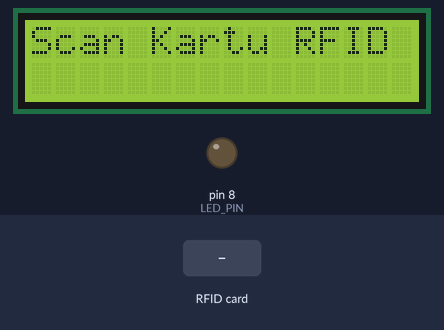
Bench run of a sketch on a simulated Arduino Uno, built with avr-gcc and run on an emulated ATmega328P. Parts: 16×2 character LCD, output pins drawn as LEDs (lit = HIGH). Dashed ring = blinking. The test bench sets the inputs (shaded band). Pins used as bus, display or sensor lines are not drawn; what the sketch prints to the serial monitor is not drawn.

Above: at 1.3 s.
1.4 s: RFID card C7 77 43 3F held to the reader
At 1.55 s:
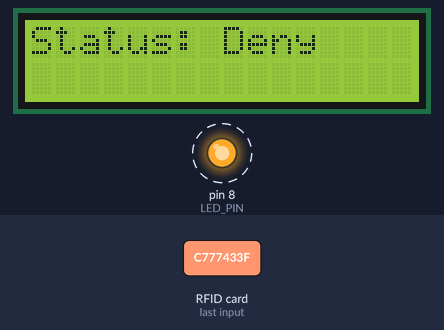
3.6 s: RFID card 5E 7A 19 C4 held to the reader
At 4.9 s:
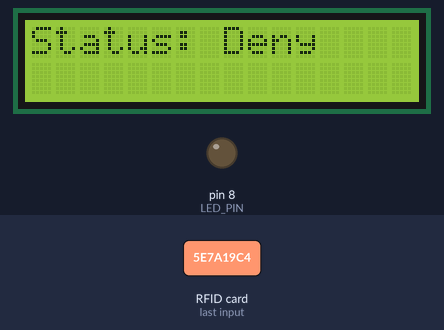
At 6.2 s:
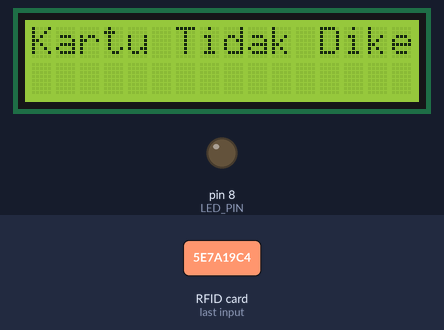
Timing chart, 0 to 7.7 s (numbered marks = the images above; inputs shaded):
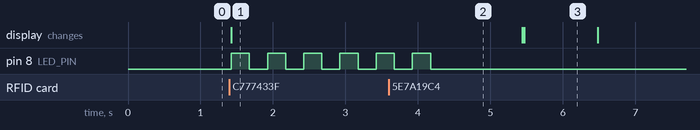

Measured:
- after the input at 1.4 s, pin 8 (LED_PIN): alternates HIGH for 0.25 s and LOW for 0.25 s, starting at once; the display: changes at once (image 1)
- after the input at 3.6 s, the display: first differs from a run without the input after 1.9 s (image 3)
- what the display in image 3 shows lasts 1.0 s, from 5.5 s to 6.5 s

The sketch:

BacaTagDenganLCD_allow_deny.ino
```cpp
#include <SPI.h>
#include <MFRC522.h>
#include <Wire.h>
#include <LiquidCrystal_I2C.h>

#define SS_PIN 10
#define RST_PIN 9
#define LED_PIN 8

MFRC522 mfrc522(SS_PIN, RST_PIN);
LiquidCrystal_I2C lcd(0x27, 16, 2);  // Alamat LCD biasanya 0x27 atau 0x3F, sesuaikan dengan modul Anda

// Gantilah UID_TAG dan UID_KTP dengan UID sebenarnya dari tag RFID dan KTP Anda
byte UID_TAG[4] = {0xC7, 0x77, 0x43, 0x3F}; // Gantilah dengan UID Tag RFID Anda
byte UID_KTP[7] = {0x4, 0x4A, 0x62, 0xE2, 0x2B, 0x77, 0x80}; // Gantilah dengan UID KTP Anda

void setup() {
  Serial.begin(9600);
  SPI.begin();
  mfrc522.PCD_Init();
  pinMode(LED_PIN, OUTPUT);

  // Inisialisasi LCD
  lcd.begin(16, 2);
  lcd.backlight();
  lcd.setCursor(0, 0);
  lcd.print("Scan Kartu RFID");

  Serial.println("Tempelkan kartu untuk scanning...");
}

void loop() {
  if (!mfrc522.PICC_IsNewCardPresent() || !mfrc522.PICC_ReadCardSerial()) {
    return;
  }

  // Bersihkan layar dan siapkan untuk tampilan baru
  lcd.clear();
  lcd.setCursor(0, 0);

  // Membaca UID kartu yang dipindai
  if (isSameUID(UID_TAG, mfrc522.uid.uidByte)) {
    Serial.println("Status: Deny");
    lcd.print("Status: Deny");
    blinkLED(3000);  // Blink LED selama 3 detik
  }
  else if (isSameUID(UID_KTP, mfrc522.uid.uidByte)) {
    Serial.println("Status: Allow");
    lcd.print("Status: Allow");
    solidLED(3000);  // Nyalakan LED solid selama 3 detik
  } else {
    Serial.println("Kartu tidak dikenal");
    lcd.print("Kartu Tidak Dikenal");
  }

  mfrc522.PICC_HaltA();
  delay(1000);  // Waktu jeda sebelum kembali ke tampilan awal

  // Kembali ke pesan awal
  lcd.clear();
  lcd.setCursor(0, 0);
  lcd.print("Scan Kartu RFID");
}

// Fungsi untuk membandingkan dua UID
bool isSameUID(byte *uid1, byte *uid2) {
  for (byte i = 0; i < mfrc522.uid.size; i++) {
    if (uid1[i] != uid2[i]) {
      return false;
    }
  }
  return true;
}

// Fungsi untuk LED berkedip
void blinkLED(int duration) {
  unsigned long start = millis();
  while (millis() - start < duration) {
    digitalWrite(LED_PIN, HIGH);
    delay(250);
    digitalWrite(LED_PIN, LOW);
    delay(250);
  }
}

// Fungsi untuk LED menyala terus
void solidLED(int duration) {
  digitalWrite(LED_PIN, HIGH);
  delay(duration);
  digitalWrite(LED_PIN, LOW);
}
```
